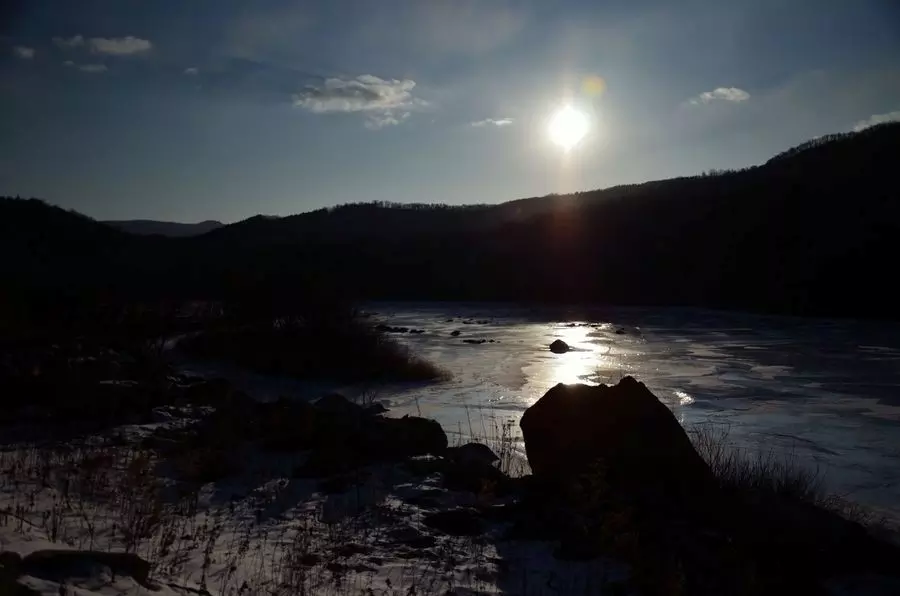
#> input picture Ass1/img1.png, 900 x 596 px, found by its file name
$ python Imp1_270.py
#> lines starting #> are read from the running program, lines starting #| are printed output that depends on the picture
import cv2

# reading the image as is and storing it in a variable
img = cv2.imread('img1.png', cv2.IMREAD_UNCHANGED)
#> img is the input picture: shape (596, 900, 3); mean B, G, R 52.6, 48.7, 46.4
# print(img)

#rotating image by 270 degrees
img = cv2.rotate(img, cv2.cv2.ROTATE_90_CLOCKWISE)
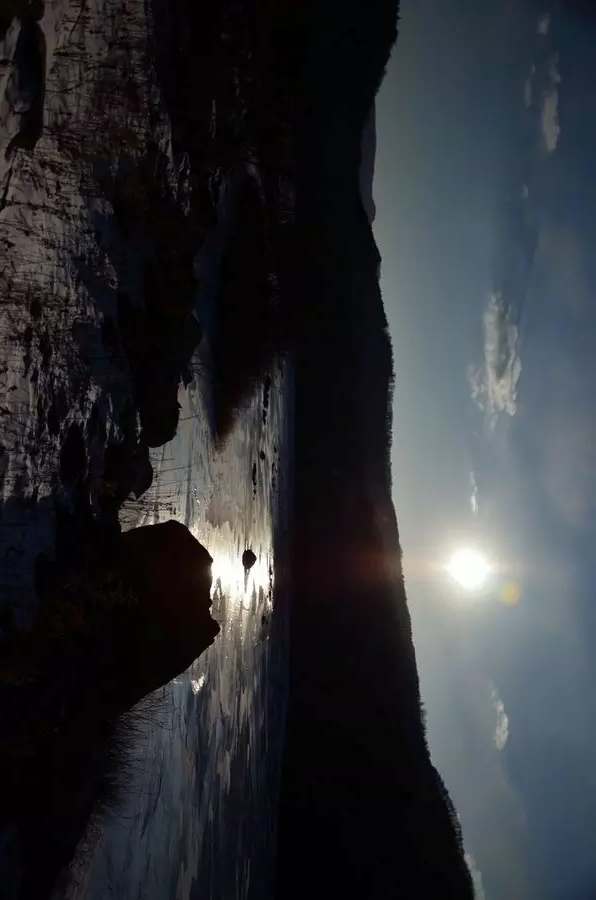
#> img: shape (900, 596, 3); mean B, G, R 52.6, 48.7, 46.4
cv2.imshow("img1", img)

#if image processed correctly, it will be saved by pressing 's',
#otherwise quit the window
if cv2.waitKey(0) == ord('s'):
#> (key Esc is pressed here)
    cv2.imwrite("img1_270.png", img)
    cv2.destroyAllWindows()
else:
    cv2.destroyAllWindows()

$ run again, with Ass1/3 - chromaticity.png copied over Ass1/img1.png
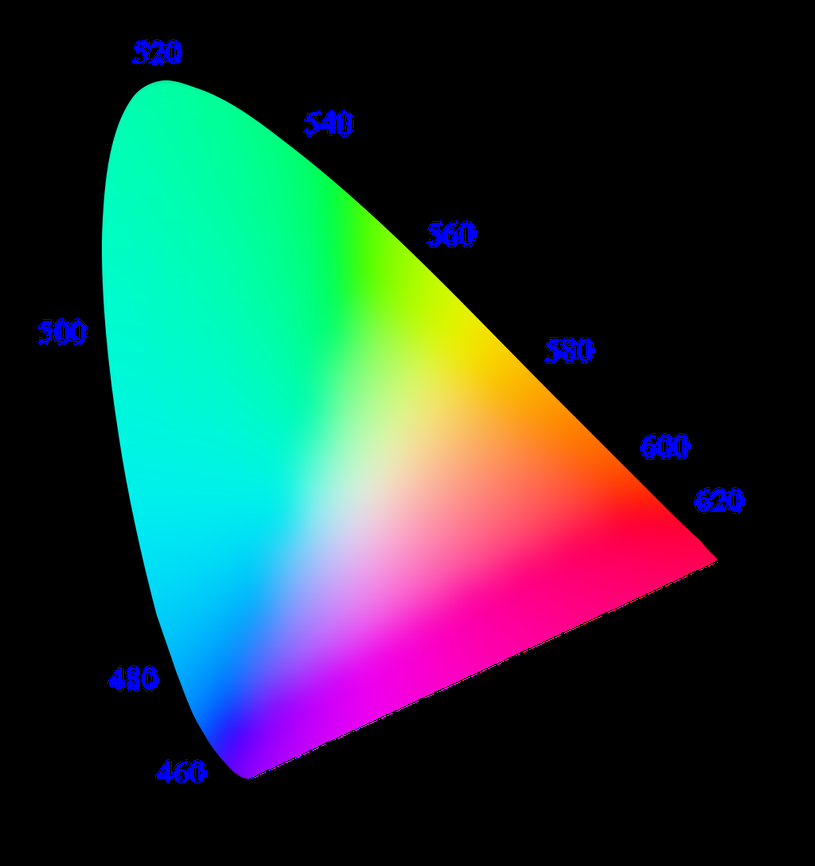
#> input picture Ass1/3 - chromaticity.png, 815 x 866 px, shrunk from 1024 x 1088 before the run, found by its file name
#> img is the input picture: shape (866, 815, 4); mean B, G, R, A 58.3, 59.3, 39.1, 92.7
#> `img = cv2.rotate(img, cv2.cv2.ROTATE_90_CLOCKWISE)`:
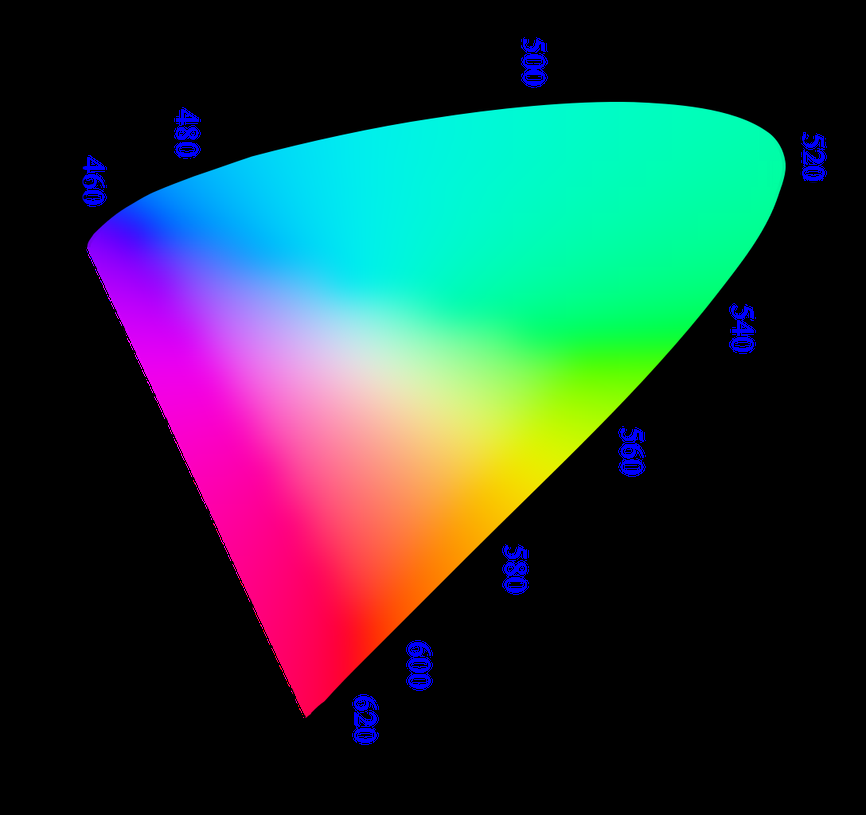
#> img: shape (815, 866, 4); mean B, G, R, A 58.3, 59.3, 39.1, 92.7

$ run again, with Ass1/selfie1.jpg saved as Ass1/img1.png
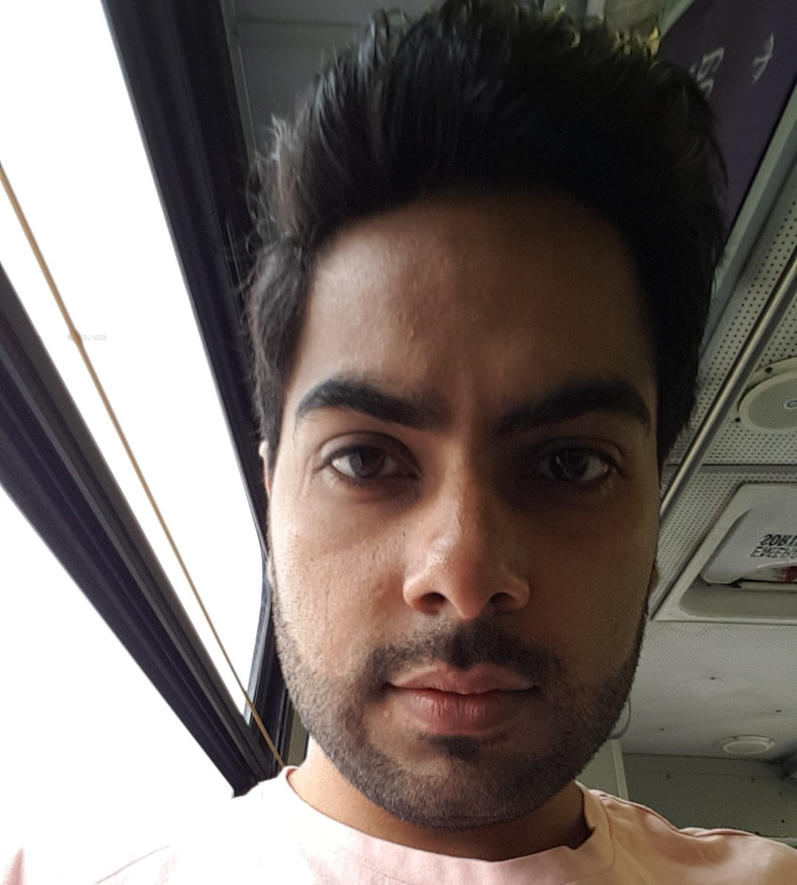
#> input picture Ass1/selfie1.jpg, 797 x 885 px, shrunk from 1080 x 1199 before the run, found by its file name
#> img is the input picture: shape (885, 797, 3); mean B, G, R 102.6, 107.2, 116.7
#> `img = cv2.rotate(img, cv2.cv2.ROTATE_90_CLOCKWISE)`:
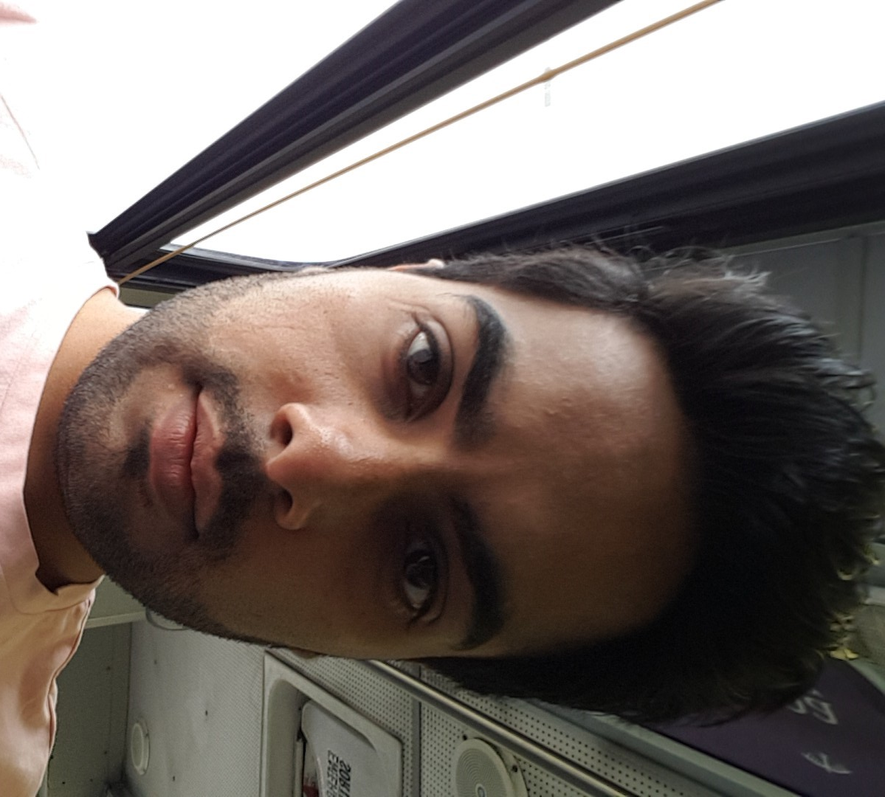
#> img: shape (797, 885, 3); mean B, G, R 102.6, 107.2, 116.7
